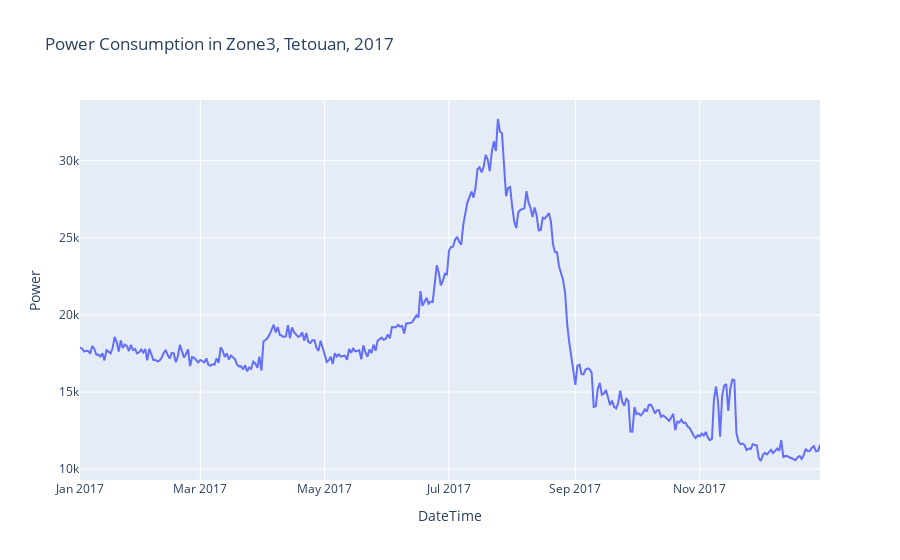

Source (notebook cell):
### Code cell
# Line chart of Zone 3
zon = dfd_melted['Zone'] == 'Zone3'
px.line(dfd_melted[zon], x='DateTime', y='Power', 
        hover_data={'Power':':.2f'},
        title='Power Consumption in Zone3, Tetouan, 2017')

### Figure 1 — Plotly figure (JSON) as saved in the notebook; plotly's stock layout.template omitted (floating-point values rounded to 4 significant figures; data arrays with more than 128 entries replaced by an {"elided": "..."} marker saying what was removed)
{"data": [{"hovertemplate": "DateTime=%{x}<br>Power=%{y:.2f}<extra></extra>", "legendgroup": "", "line": {"color": "#636efa", "dash": "solid"}, "marker": {"symbol": "circle"}, "mode": "lines", "name": "", "orientation": "v", "showlegend": false, "type": "scatter", "x": {"elided": "364 str values"}, "xaxis": "x", "y": {"elided": "364 float values"}, "yaxis": "y"}], "layout": {"legend": {"tracegroupgap": 0}, "title": {"text": "Power Consumption in Zone3, Tetouan, 2017"}, "xaxis": {"anchor": "y", "domain": [0, 1], "title": {"text": "DateTime"}}, "yaxis": {"anchor": "x", "domain": [0, 1], "title": {"text": "Power"}}}}
